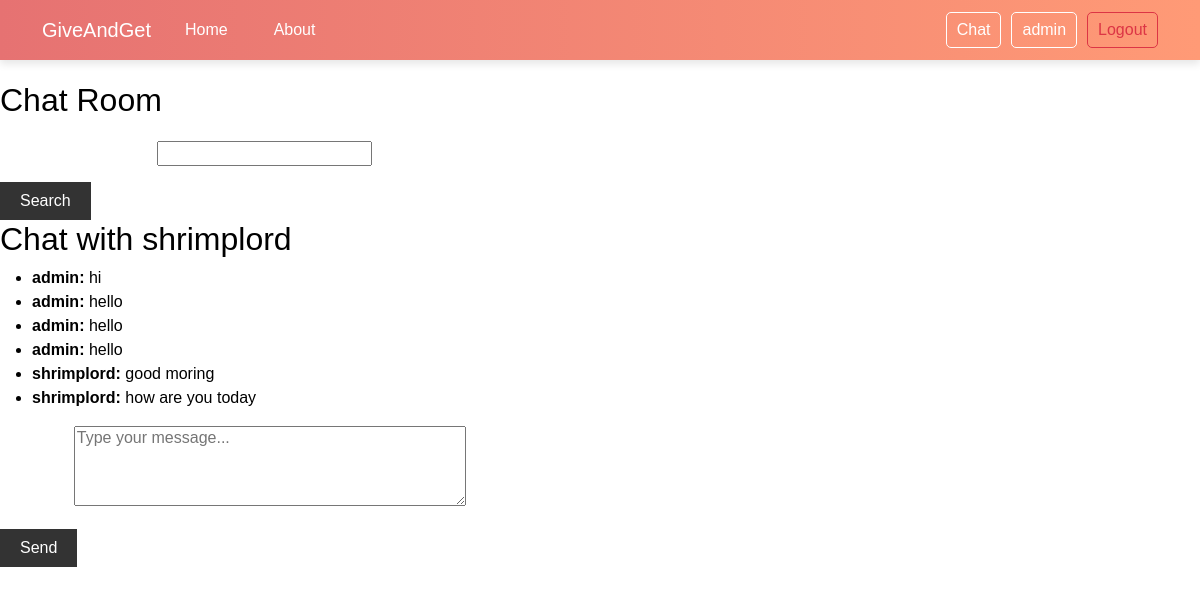
Before: /users/chat/chat/3/ (signed in) with the older database file.
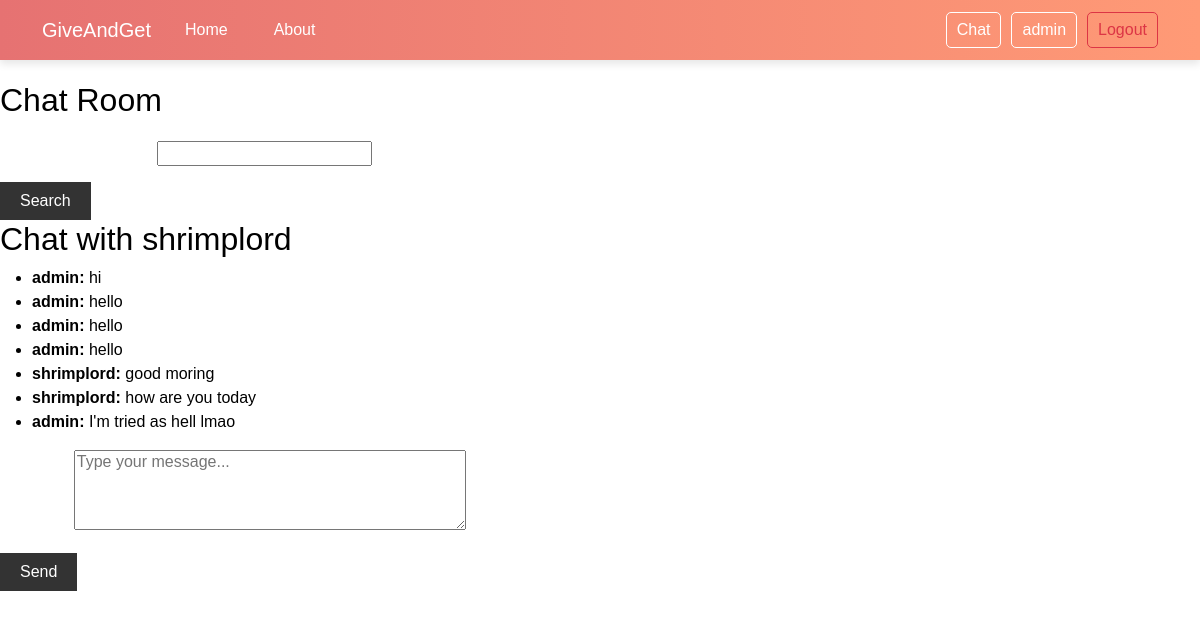
After: the same page with the newer database file.
### users_app/models.py (models this page shows, shortened)
class GGUser(AbstractUser):
    profile_picture = models.ImageField(default= 'media/profile_pics/default.png', upload_to='media/profile_pics/', null=True, blank=True)
    user_id = models.PositiveIntegerField(unique=True, editable=False)
    status_choices = [
        ('online', 'Online'),
        ('busy', 'Busy'),
        ('afk', 'AFK'),
        ('offline', 'Offline'),
    ]
    status = models.CharField(max_length=10, choices=status_choices, default='offline')
    last_login = models.DateTimeField(auto_now=True)

### chat_app/models.py (models this page shows, shortened)
class Chat(models.Model):
    sender = models.ForeignKey(settings.AUTH_USER_MODEL, on_delete=models.CASCADE, related_name='sent_chats')
    receiver = models.ForeignKey(settings.AUTH_USER_MODEL, on_delete=models.CASCADE, related_name='received_chats')
    message = models.TextField()
    timestamp = models.DateTimeField(auto_now_add=True)
    last_read = models.DateTimeField(null=True, blank=True)

### chat_app/views.py (the view)
# urls.py: path('chat/<int:user_id>/', views.chat_room, name='chat_room'),  # Specific chat room
@login_required
def chat_room(request, user_id=None):
    user_to_chat = None
    if user_id:
        user_to_chat = get_object_or_404(User, pk=user_id)
    messages = Chat.objects.filter(
        (Q(sender=request.user) & Q(receiver=user_to_chat)) |
        (Q(sender=user_to_chat) & Q(receiver=request.user))
    ).order_by('timestamp') if user_to_chat else []
    search_form = UserSearchForm(request.GET)
    search_results = []
    if search_form.is_valid():
        search_query = search_form.cleaned_data.get('username')
        if search_query:
            search_results = User.objects.filter(username__icontains=search_query).exclude(username=request.user.username)
    if request.method == "POST":
        form = ChatForm(request.POST)
        if form.is_valid():
            new_message = form.save(commit=False)
            new_message.sender = request.user
            new_message.receiver = user_to_chat
            new_message.save()
            return redirect('chat_room', user_id=user_id)  # Redirect back to the same chat room
    else:
        form = ChatForm()
    return render(request, 'chat_app/chat.html', {
        'messages': messages,
        'user_to_chat': user_to_chat,
        'form': form,
        'search_form': search_form,
        'search_results': search_results,
    })

### chat_app/forms.py
class ChatForm(forms.ModelForm):
    class Meta:
        model = Chat
        fields = ['message']
        widgets = {
            'message': forms.Textarea(attrs={'placeholder': 'Type your message...', 'rows': 4, 'cols': 40}),
        }

class UserSearchForm(forms.Form):
    username = forms.CharField(max_length=150, required=False, label='Search by username')

### chat_app/templates/chat_app/chat.html (shortened to what this page needs)
{% extends 'main_app/components/base.html' %}
{% block content %}
<h1 style="color:black;">Chat Room</h1>
<form method="get" action="{% url 'chat_room' user_id=user_to_chat.id %}">
    {{ search_form.as_p }}
    <button type="submit">Search</button>
</form>
{% if messages %}
    <h2 style="color:black;" >Chat with {{ user_to_chat.username }}</h2>
    <ul style="color:black;">
        {% for message in messages %}
            <li><strong>{{ message.sender.username }}:</strong> {{ message.message }}</li>
        {% endfor %}
    </ul>
{% endif %}
<form method="post">
    {{ form.as_p }}
    <button type="submit">Send</button>
</form>
{% endblock %}

### main_app/templates/main_app/components/base.html (shortened to what this page needs)
{% load static %}
<!DOCTYPE html>
<html lang="en">
<head>
    <link href="https://cdn.jsdelivr.net/npm/bootstrap@5.3.3/dist/css/bootstrap.min.css" rel="stylesheet"
>
    <link rel="stylesheet" href="{% static 'main_app/normalize.css' %}">
    <link rel="stylesheet" href="{% static 'main_app/main.css' %}">
    <link rel="stylesheet" href="https://cdnjs.cloudflare.com/ajax/libs/font-awesome/6.6.0/css/all.min.css"
 />
</head>
<body>
    {% include 'main_app/components/navbar.html' %}
    {% block content %}{% endblock %}
</body>
</html>

### main_app/templates/main_app/components/navbar.html (shortened to what this page needs)
{% load static %}
<nav class="navbar navbar-expand-lg navbar-dark ">
    <div class="container">
        <a class="navbar-brand" href="{% url 'home' %}">GiveAndGet</a>
        <div class="collapse navbar-collapse" id="navbarNav">
            <ul class="navbar-nav me-auto">
                <li class="nav-item">
                    <a class="nav-link" href="{% url 'home' %}">Home</a>
                </li>
                <li class="nav-item">
                    <a class="nav-link" href="{% url 'about' %}">About</a>
                </li>
            </ul>
            {% if user.is_authenticated %}
            <ul class="navbar-nav">
                <li class="nav-item">
                    <form action="{% url 'chat_room' user.id %}" method="get">
                        <button class="btn btn-outline-light" type="submit">Chat</button>
                    </form>
                </li>
                <li class="nav-item">
                    <form action="{% url 'dashboard' %}" method="get">
                        <button class="btn btn-outline-light" type="submit">{{ user.username }}</button>
                    </form>
                </li>
                <li class="nav-item">
                    <form action="{% url 'logout' %}" method="post">
                        <button class="btn btn-outline-danger" type="submit">Logout</button>
                    </form>
                </li>
            </ul>
            {% else %}
            <a href="{% url 'login' %}" class="btn btn-outline-light">Login</a>
            {% endif %}
        </div>
    </div>
</nav>

### main_app/templates/main_app/components/footer.html (shortened to what this page needs)
{% load static %}

### main_app/static/main_app/main.css (style rules this page uses)
body { background-color: rgb(255, 255, 255); color: rgb(255, 255, 255); font-family: Arial, sans-serif; margin: 0; padding: 0; }
.navbar { display: flex; justify-content: space-between; align-items: center; padding: 10px 20px; background: linear-gradient(90deg, #e67272, #ff9a76); box-shadow: 0 4px 8px rgba(0, 0, 0, 0.1); }
.nav-link { margin-right: 20px; text-decoration: none; color: #fff; transition: color 0.3s; }
.btn-outline-light { border-color: #fff; color: #fff; transition: background-color 0.3s, color 0.3s; }
.navbar-nav .nav-item { margin-left: 10px; }
.navbar-nav .btn { border-radius: 5px; padding: 5px 10px; }
button { padding: 10px 20px; background-color: #333; color: white; border: none; cursor: pointer; }

Changed rows visible on the page:
added Chat: sender.username "admin", message "I'm tried as hell lmao"
